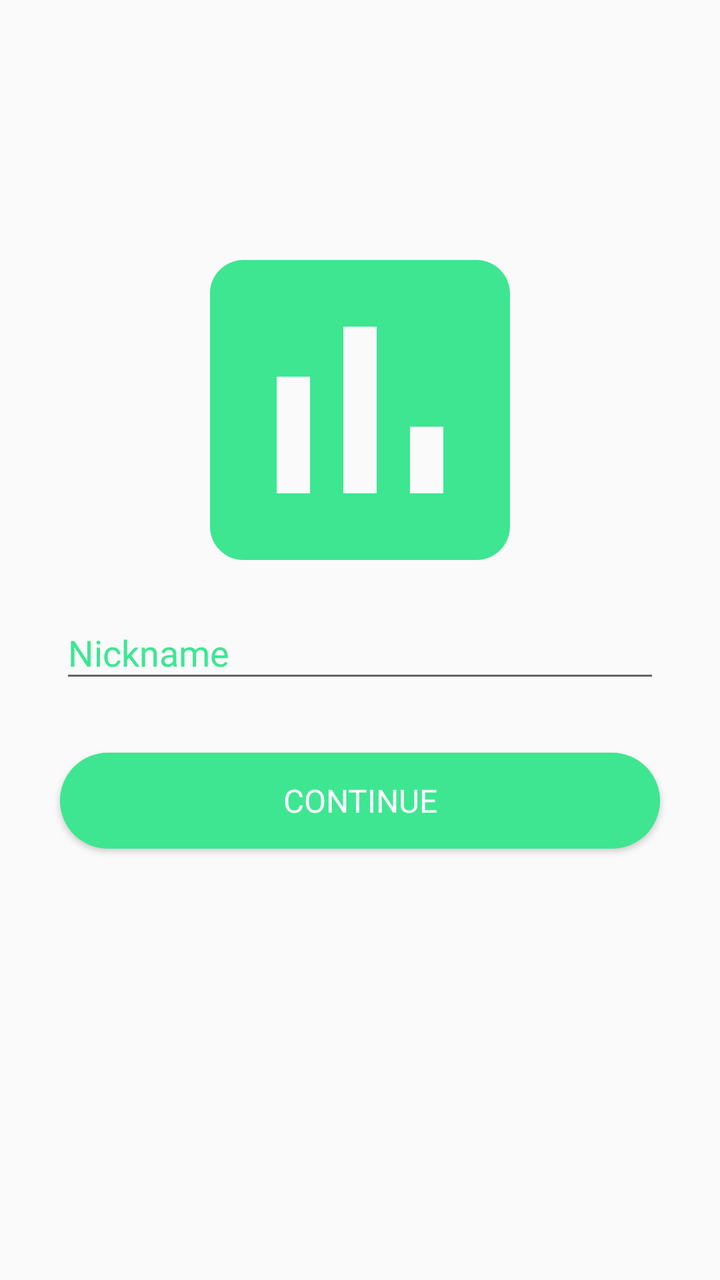
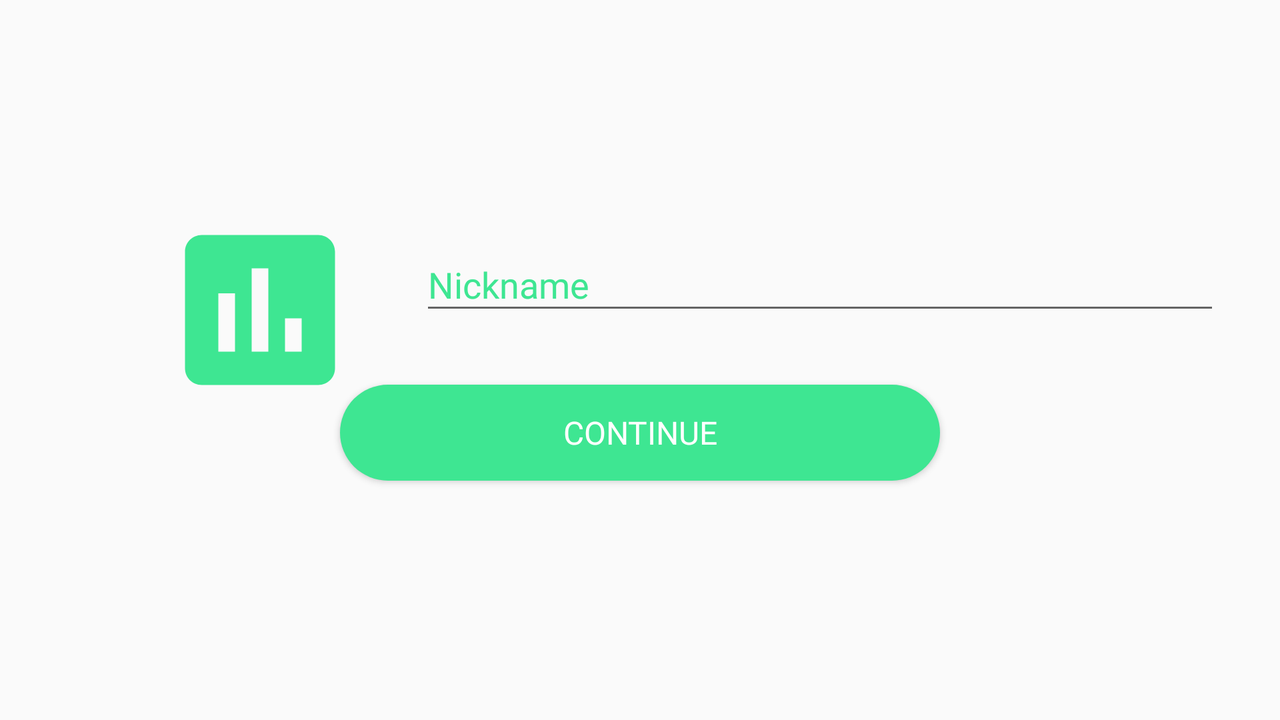

First picture: res/layout/ on a phone held upright. Second picture: the repository's own variant of that layout, on a device whose configuration matches the variant's folder. Source for both follows.
<!-- AndroidManifest.xml: application theme AppTheme -->
<!-- res/layout/activity_login.xml -->
<?xml version="1.0" encoding="utf-8"?>
<androidx.constraintlayout.widget.ConstraintLayout xmlns:android="http://schemas.android.com/apk/res/android"
    xmlns:app="http://schemas.android.com/apk/res-auto"
    xmlns:tools="http://schemas.android.com/tools"
    android:layout_width="match_parent"
    android:layout_height="match_parent"
    tools:context=".LoginActivity">

    <ImageView
        android:id="@+id/logo"
        android:layout_width="200dp"
        android:layout_height="250dp"
        android:src="@drawable/poll"
        app:layout_constraintStart_toStartOf="parent"
        app:layout_constraintEnd_toEndOf="parent"
        app:layout_constraintTop_toTopOf="parent"
        android:layout_marginTop="80dp"/>

    <com.google.android.material.textfield.TextInputLayout
        android:id="@+id/loginName"
        android:layout_width="match_parent"
        android:layout_height="wrap_content"
        android:layout_margin="30dp"
        android:textColor="@color/colorPrimary"
        android:textColorHint="@color/colorPrimary"
        app:layout_constraintStart_toStartOf="parent"
        app:layout_constraintEnd_toEndOf="parent"
        app:layout_constraintTop_toTopOf="parent"
        app:layout_constraintBottom_toBottomOf="parent">

        <com.google.android.material.textfield.TextInputEditText
            android:id="@+id/nickName"
            android:layout_width="match_parent"
            android:layout_height="wrap_content"
            android:hint="Nickname"
            android:textSize="18dp"
            android:fontFamily="@font/worksans_regular"
            android:textColor="@color/colorPrimary"
            android:textColorHint="@color/colorPrimary"/>

    </com.google.android.material.textfield.TextInputLayout>

    <TextView
        android:id="@+id/warningMessage"
        android:layout_width="wrap_content"
        android:layout_height="wrap_content"
        app:layout_constraintStart_toStartOf="@id/loginName"
        app:layout_constraintTop_toBottomOf="@id/loginName"
        android:layout_margin="5dp"
        android:text="sample"
        android:visibility="gone"
        android:fontFamily="@font/worksans_light"
        android:textColor="@color/colorRed"/>

    <Button
        android:id="@+id/loginBtn"
        android:layout_width="match_parent"
        android:layout_height="wrap_content"
        app:layout_constraintStart_toStartOf="parent"
        app:layout_constraintEnd_toEndOf="parent"
        android:layout_margin="30dp"
        app:layout_constraintTop_toBottomOf="@id/warningMessage"
        android:background="@drawable/button_background"
        android:text="Continue"
        android:textColor="#fff"
        android:fontFamily="@font/worksans_regular"
        android:textSize="16dp"/>

</androidx.constraintlayout.widget.ConstraintLayout>
<!-- resources referenced by this layout -->
<resources>
  <color name="colorPrimary">#3EE692</color>
  <color name="colorRed">#D1352A</color>
  <!-- drawable button_background (drawable) -->
  <?xml version="1.0" encoding="utf-8"?>
  <shape xmlns:android="http://schemas.android.com/apk/res/android" android:shape="rectangle">
  
      <solid android:color="@color/colorPrimary" />
      <corners android:radius="50dp"/>
  
  
  </shape>
  <!-- drawable poll (drawable) -->
  <vector android:height="80dp" android:tint="#3EE692"
      android:viewportHeight="24.0" android:viewportWidth="24.0"
      android:width="80dp" xmlns:android="http://schemas.android.com/apk/res/android">
      <path android:fillColor="#FF000000" android:pathData="M19,3L5,3c-1.1,0 -2,0.9 -2,2v14c0,1.1 0.9,2 2,2h14c1.1,0 2,-0.9 2,-2L21,5c0,-1.1 -0.9,-2 -2,-2zM9,17L7,17v-7h2v7zM13,17h-2L11,7h2v10zM17,17h-2v-4h2v4z"/>
  </vector>
  <style name="AppTheme" parent="Theme.AppCompat.Light.NoActionBar">
          
          <item name="colorPrimary">@color/colorPrimary</item>
          <item name="colorPrimaryDark">@color/colorPrimaryDark</item>
          <item name="colorAccent">@color/colorAccent</item>
          <item name="colorControlActivated">#33691e</item>
          <item name="android:selectableItemBackgroundBorderless">@color/colorPrimaryDark</item>
          <item name="colorControlHighlight">@color/colorPrimary</item>
          <item name="android:fontFamily">@font/worksans_regular</item>
      </style>
  <color name="colorPrimaryDark">#08F164</color>
  <color name="colorAccent">#08F164</color>
</resources>
<!-- res/layout-land/activity_login.xml (the repository's variant of the layout above) -->
<!-- drawn on the phone turned sideways -->
<?xml version="1.0" encoding="utf-8"?>
<androidx.constraintlayout.widget.ConstraintLayout xmlns:android="http://schemas.android.com/apk/res/android"
    xmlns:app="http://schemas.android.com/apk/res-auto"
    xmlns:tools="http://schemas.android.com/tools"
    android:layout_width="match_parent"
    android:layout_height="match_parent"
    tools:context=".LoginActivity">

    <ImageView
        android:id="@+id/logo"
        android:layout_width="100dp"
        android:layout_height="150dp"
        android:src="@drawable/poll"
        android:layout_marginStart="80dp"
        app:layout_constraintStart_toStartOf="parent"
        app:layout_constraintTop_toTopOf="parent"
        android:layout_marginTop="80dp"/>

    <com.google.android.material.textfield.TextInputLayout
        android:id="@+id/loginName"
        android:layout_width="400dp"
        android:layout_height="wrap_content"
        android:layout_margin="30dp"
        android:textColor="@color/colorPrimary"
        android:textColorHint="@color/colorPrimary"
        app:layout_constraintStart_toEndOf="@id/logo"
        app:layout_constraintTop_toTopOf="@id/logo">

        <com.google.android.material.textfield.TextInputEditText
            android:id="@+id/nickName"
            android:layout_width="400dp"
            android:layout_height="wrap_content"
            android:hint="Nickname"
            android:textSize="18dp"
            android:fontFamily="@font/worksans_regular"
            android:textColor="@color/colorPrimary"
            android:textColorHint="@color/colorPrimary"/>

    </com.google.android.material.textfield.TextInputLayout>

    <TextView
        android:id="@+id/warningMessage"
        android:layout_width="wrap_content"
        android:layout_height="wrap_content"
        app:layout_constraintStart_toStartOf="@id/loginName"
        app:layout_constraintTop_toBottomOf="@id/loginName"
        android:layout_margin="5dp"
        android:text="sample"
        android:visibility="gone"
        android:fontFamily="@font/worksans_light"
        android:textColor="@color/colorRed"/>

    <Button
        android:id="@+id/loginBtn"
        android:layout_width="300dp"
        android:layout_height="wrap_content"
        app:layout_constraintStart_toStartOf="parent"
        app:layout_constraintEnd_toEndOf="parent"
        android:layout_margin="30dp"
        app:layout_constraintTop_toBottomOf="@id/warningMessage"
        android:background="@drawable/button_background"
        android:text="Continue"
        android:textColor="#fff"
        android:fontFamily="@font/worksans_regular"
        android:textSize="16dp"/>

</androidx.constraintlayout.widget.ConstraintLayout>
